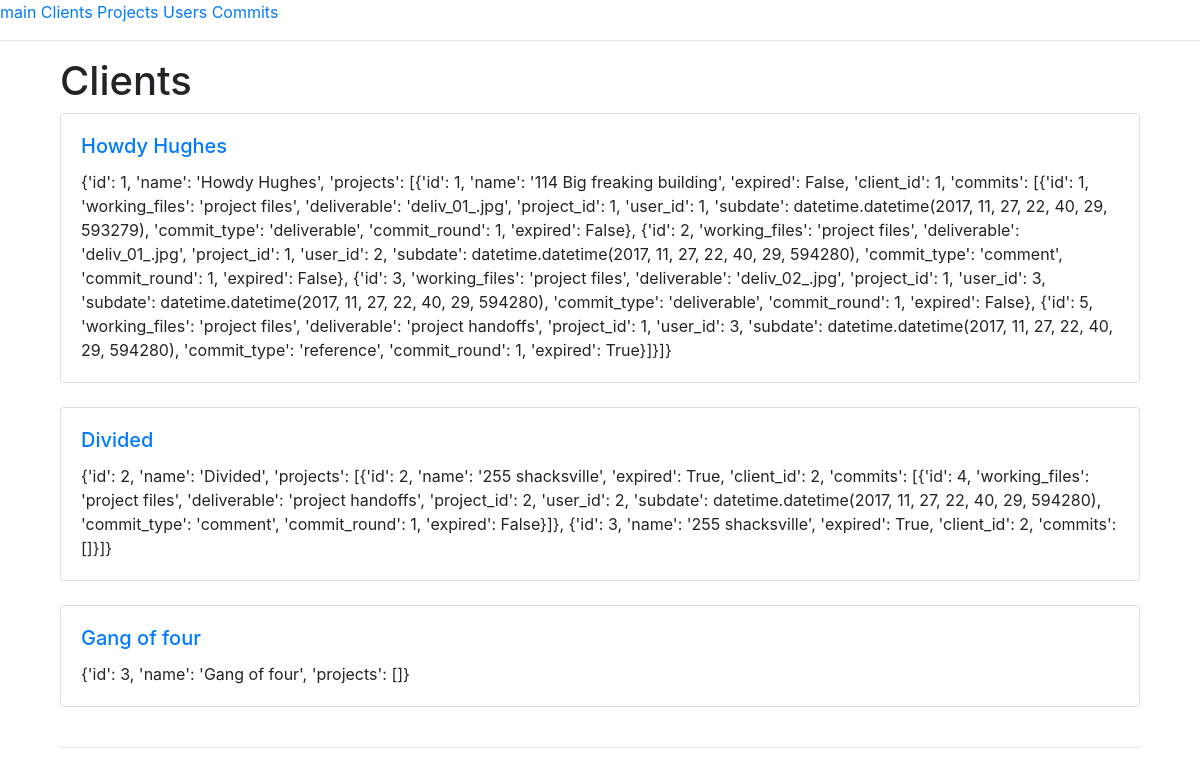
Screenshot of /client with the database file from the repository.
### app.py (models this page shows, shortened)
class Client(db.Model):
    id = db.Column(db.Integer, primary_key=True)
    name = db.Column(db.String)
    projects = db.relationship('Project',
        backref=db.backref('Clients', lazy=True))

### app.py (the view)
@app.route('/client')
def clients():
    data = module.func.client_all()
    return render_template('clients.html', data=data)

### module/func.py (called while the page is built)
def scheme_project(row):
    commits = []
    for commit in row.commits:
        commits.append(scheme_commit(commit))
    return {
        'id': row.id,
        'name': row.name,
        'expired': row.expired,
        'client_id': row.client_id,
        'commits': commits
    }

def scheme_commit(row):
    return {
        'id': row.id,
        'working_files': row.working_files,
        'deliverable': row.deliverable,
        'project_id': row.project_id,
        'user_id': row.user_id,
        'subdate': row.subdate,
        'commit_type': row.commit_type,
        'commit_round': row.commit_round,
        'expired': row.expired
    }

def scheme_client(row):
    projects = []
    for project in row.projects:
        projects.append(scheme_project(project))
    return {
        'id': row.id,
        'name': row.name,
        'projects': projects
    }

def client_all():
    output = []
    rows = app.Client.query.all()
    for row in rows:
        x = scheme_client(row)
        output.append(x)
    return output

### templates/clients.html
{% extends "base.html" %}
{% block content %}
<h1>Clients</h1>
{% for client in data %}
<div class="card" style="width: 100%;">
        <div class="card-body">
                <h5 class="card-title"><a href="/client/{{client.id}}">{{client.name}}</a></h5>
            <p class="card-text">
                    {{client}}
            </p>
        </div>
    </div>
<br>
{% endfor %}
{% endblock %}

### templates/base.html (shortened to what this page needs)
<!doctype html>
<html lang="en">
  <head>
    <link rel="stylesheet" href="https://maxcdn.bootstrapcdn.com/bootstrap/4.0.0-beta.2/css/bootstrap.min.css">
  </head>
  <body>
    <a href="/">main</a>
    <a href="/client">Clients</a>
    <a href="/project">Projects</a>
    <a href="/user">Users</a>
    <a href="/commit">Commits</a>
    <hr>
    <div class-"content" style="margin-left:5%;margin-right:5%;">
        {% block content %}
        {% endblock %}
        <hr>
    </div>
  </body>
</html>

### rows the page displays
Client: name "Howdy Hughes", client "{'id': 1, 'name': 'Howdy Hughes', 'projects': [{'id': 1, 'name': '114 Big freaking building', 'expired': False, 'client_id': 1, 'commits': [{'id': 1, 'working_files': 'project files', 'deliverable': 'deliv_01_.jpg', 'project_id': 1, 'user_id': 1, 'subdate': datetime.datetime(2017, 11, 27, 22, 40, 29, 593279), 'commit_type': 'deliverable', 'commit_round': 1, 'expired': False}, {'id': 2, 'working_files': 'project files', 'deliverable': 'deliv_01_.jpg', 'project_id': 1, 'user_id': 2, 'subdate': datetime.datetime(2017, 11, 27, 22, 40, 29, 594280), 'commit_type': 'comment', 'commit_round': 1, 'expired': False}, {'id': 3, 'working_files': 'project files', 'deliverable': 'deliv_02_.jpg',…"
Client: name "Divided", client "{'id': 2, 'name': 'Divided', 'projects': [{'id': 2, 'name': '255 shacksville', 'expired': True, 'client_id': 2, 'commits': [{'id': 4, 'working_files': 'project files', 'deliverable': 'project handoffs', 'project_id': 2, 'user_id': 2, 'subdate': datetime.datetime(2017, 11, 27, 22, 40, 29, 594280), 'commit_type': 'comment', 'commit_round': 1, 'expired': False}]}, {'id': 3, 'name': '255 shacksville', 'expired': True, 'client_id': 2, 'commits': []}]}"
Client: name "Gang of four", client "{'id': 3, 'name': 'Gang of four', 'projects': []}"
